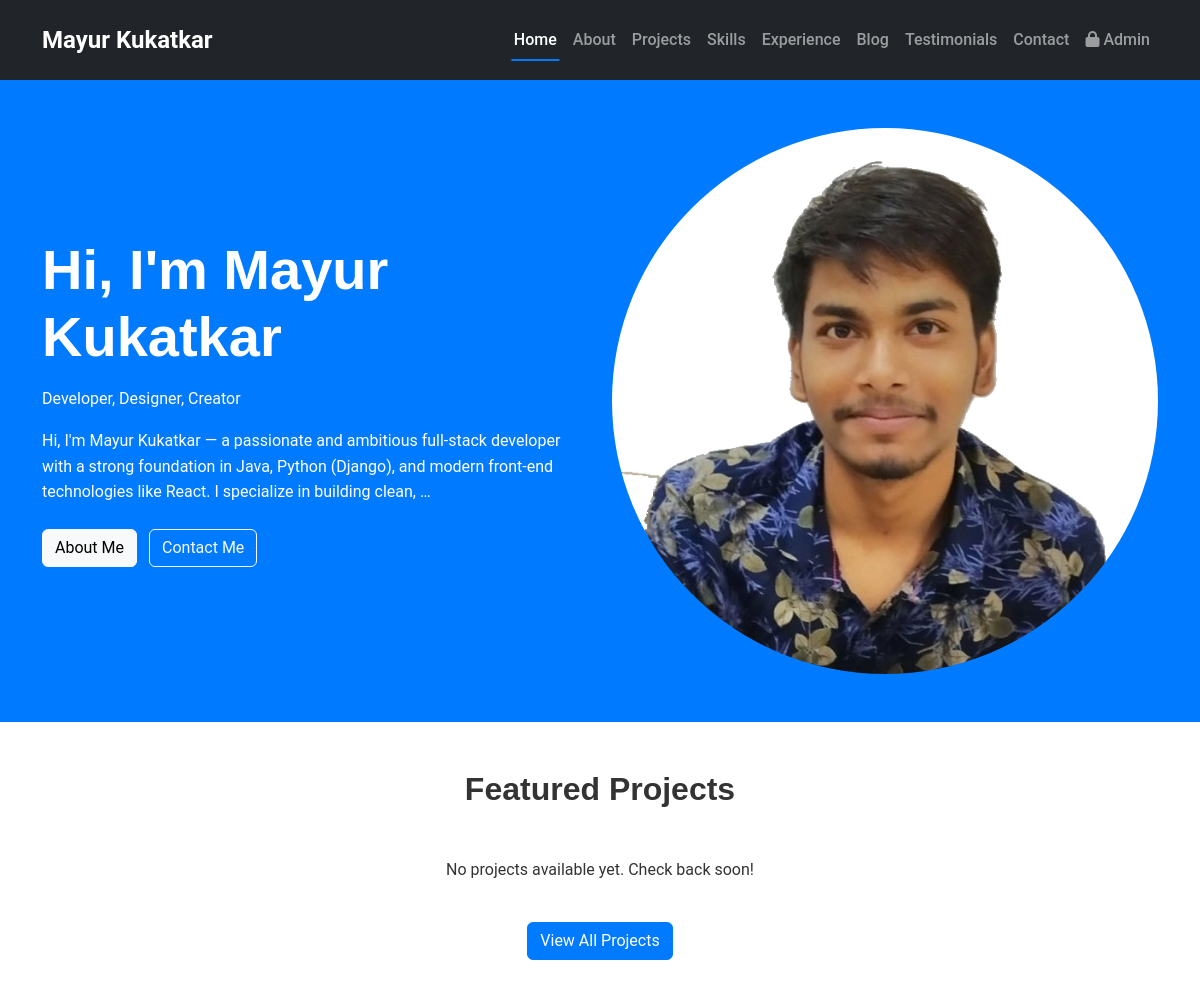
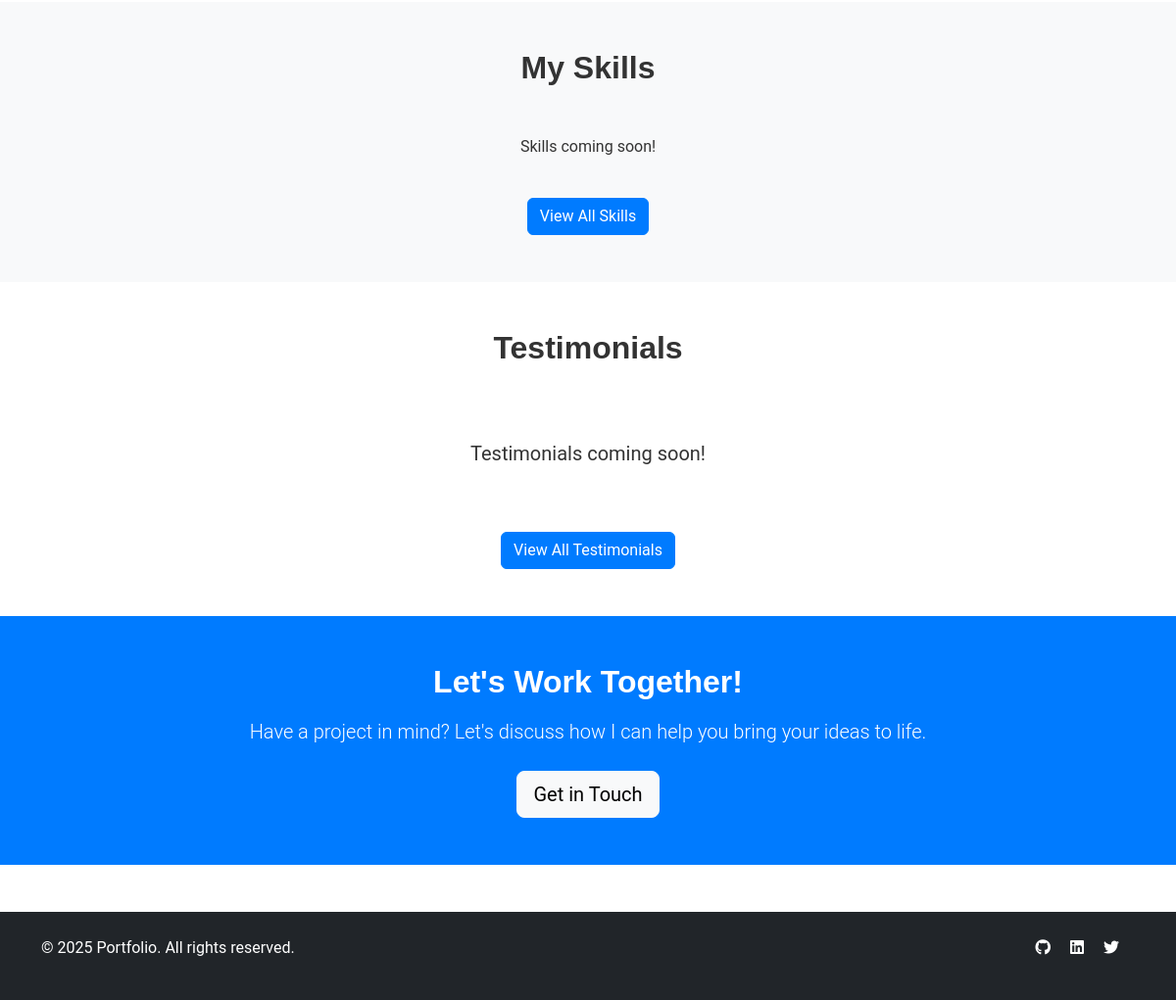
The page / on the database its author committed (2 pictures, top to bottom).
### portfolio_app/models.py (models this page shows, shortened)
class Profile(models.Model):
    name = models.CharField(max_length=100)
    bio = RichTextField()
    profile_image = models.ImageField(upload_to='profile/')
    resume = models.FileField(upload_to='resumes/')
    contact_email = models.EmailField()
    phone = models.CharField(max_length=20)
    address = models.CharField(max_length=255)

### portfolio_app/views.py (the view)
# urls.py: path('', views.home, name='home'),
def home(request):
    context = get_global_context()
    context.update({
        'projects': Project.objects.all()[:3],  # Latest 3 projects
        'skills': Skill.objects.all()[:6],      # Top 6 skills
        'testimonials': Testimonial.objects.all()[:3],  # Latest 3 testimonials
    })
    return render(request, 'portfolio_app/home.html', context)

### portfolio_app/views.py (called while the page is built)
def get_global_context():
    try:
        global_settings = GlobalSetting.objects.first()
    except GlobalSetting.DoesNotExist:
        global_settings = None
    try:
        profile = Profile.objects.first()
    except Profile.DoesNotExist:
        profile = None
    return {
        'global_settings': global_settings,
        'profile': profile,
    }

### templates/portfolio_app/home.html (shortened to what this page needs)
{% extends 'portfolio_app/base.html' %}
{% block content %}
<section class="hero bg-primary text-white py-5">
    <div class="container">
        <div class="row align-items-center">
            <div class="col-md-6">
                {% if profile %}
                <h1 class="display-4 fw-bold">Hi, I'm {{ profile.name }}</h1>
                <div class="animated-text my-3">
                    <span class="text-rotate">Developer, Designer, Creator</span>
                </div>
                <p class="lead">{{ profile.bio|safe|truncatewords_html:30 }}</p>
                <div class="mt-4">
                    <a href="{% url 'portfolio:about' %}" class="btn btn-light me-2">About Me</a>
                    <a href="{% url 'portfolio:contact' %}" class="btn btn-outline-light">Contact Me</a>
                </div>
                {% endif %}
            </div>
            <div class="col-md-6 text-center">
                {% if profile and profile.profile_image %}
                <img src="{{ profile.profile_image.url }}" alt="{{ profile.name }}" class="img-fluid rounded-circle hero-image">
                {% else %}
                <img src="/static/images/profile-placeholder.jpg" alt="Profile" class="img-fluid rounded-circle hero-image">
                {% endif %}
            </div>
        </div>
    </div>
</section>
<section class="py-5">
    <div class="container">
        <h2 class="text-center mb-5">Featured Projects</h2>
        <div class="row">
            {% if projects %}
            {% for project in projects %}
            <div class="col-md-4 mb-4">
                <div class="card h-100 shadow-sm">
                    {% if project.image %}
                    <img src="{{ project.image.url }}" class="card-img-top" alt="{{ project.title }}">
                    {% else %}
                    <img src="/static/images/project-placeholder.jpg" class="card-img-top" alt="{{ project.title }}">
                    {% endif %}
                    <div class="card-body">
                        <h5 class="card-title">{{ project.title }}</h5>
                        <p class="card-text">{{ project.description|safe|truncatewords_html:15 }}</p>
                        <div class="d-flex justify-content-between align-items-center">
                            <div class="btn-group">
                                <a href="{% url 'portfolio:project_detail' project.id %}" class="btn btn-sm btn-outline-primary">View Details</a>
                                {% if project.github_link %}
                                <a href="{{ project.github_link }}" target="_blank" class="btn btn-sm btn-outline-secondary">GitHub</a>
                                {% endif %}
                                {% if project.live_link %}
                                <a href="{{ project.live_link }}" target="_blank" class="btn btn-sm btn-outline-success">Live Demo</a>
                                {% endif %}
                            </div>
                        </div>
                    </div>
                </div>
            </div>
            {% endfor %}
            {% else %}
            <div class="col-12 text-center">
                <p>No projects available yet. Check back soon!</p>
            </div>
            {% endif %}
        </div>
        <div class="text-center mt-4">
            <a href="{% url 'portfolio:projects' %}" class="btn btn-primary">View All Projects</a>
        </div>
    </div>
</section>
<section class="py-5 bg-light">
    <div class="container">
        <h2 class="text-center mb-5">My Skills</h2>
        <div class="row">
            {% if skills %}
            {% for skill in skills %}
            <div class="col-md-4 col-lg-2 mb-4 text-center">
                <div class="skill-item p-3 bg-white rounded shadow-sm">
                    {% if skill.icon %}
                    <img src="{{ skill.icon.url }}" alt="{{ skill.name }}" class="skill-icon mb-3">
                    {% else %}
                    <i class="fas fa-code skill-icon mb-3"></i>
                    {% endif %}
                    <h5>{{ skill.name }}</h5>
                    <div class="progress">
                        <div class="progress-bar" role="progressbar" style="width: {{ skill.level }}%" aria-valuenow="{{ skill.level }}" aria-valuemin="0" aria-valuemax="100"></div>
                    </div>
                </div>
            </div>
            {% endfor %}
            {% else %}
            <div class="col-12 text-center">
                <p>Skills coming soon!</p>
            </div>
            {% endif %}
        </div>
        <div class="text-center mt-4">
            <a href="{% url 'portfolio:skills' %}" class="btn btn-primary">View All Skills</a>
        </div>
    </div>
</section>
<section class="py-5">
    <div class="container">
        <h2 class="text-center mb-5">Testimonials</h2>
        <div id="testimonialCarousel" class="carousel slide" data-bs-ride="carousel">
            <div class="carousel-inner">
                {% if testimonials %}
                {% for testimonial in testimonials %}
                <div class="carousel-item {% if forloop.first %}active{% endif %}">
                    <div class="testimonial-item text-center p-4">
                        {% if testimonial.image %}
                        <img src="{{ testimonial.image.url }}" alt="{{ testimonial.name }}" class="rounded-circle mb-3" width="100">
                        {% else %}
                        <img src="/static/images/testimonial-placeholder.jpg" alt="{{ testimonial.name }}" class="rounded-circle mb-3" width="100">
                        {% endif %}
                        <blockquote class="blockquote">
                            <p>{{ testimonial.message|safe }}</p>
                            <footer class="blockquote-footer">{{ testimonial.name }} <cite title="Source Title">{{ testimonial.role }}</cite></footer>
                        </blockquote>
                    </div>
                </div>
                {% endfor %}
                {% else %}
                <div class="carousel-item active">
                    <div class="testimonial-item text-center p-4">
                        <blockquote class="blockquote">
                            <p>Testimonials coming soon!</p>
                        </blockquote>
                    </div>
                </div>
                {% endif %}
            </div>
            <button class="carousel-control-prev" type="button" data-bs-target="#testimonialCarousel" data-bs-slide="prev">
                <span class="carousel-control-prev-icon" aria-hidden="true"></span>
            </button>
            <button class="carousel-control-next" type="button" data-bs-target="#testimonialCarousel" data-bs-slide="next">
                <span class="carousel-control-next-icon" aria-hidden="true"></span>
            </button>
        </div>
        <div class="text-center mt-4">
            <a href="{% url 'portfolio:testimonials' %}" class="btn btn-primary">View All Testimonials</a>
        </div>
    </div>
</section>
<section class="py-5 bg-primary text-white text-center">
    <div class="container">
        <h2 class="mb-3">Let's Work Together!</h2>
        <p class="lead mb-4">Have a project in mind? Let's discuss how I can help you bring your ideas to life.</p>
        <a href="{% url 'portfolio:contact' %}" class="btn btn-light btn-lg">Get in Touch</a>
    </div>
</section>
{% endblock %}

### templates/portfolio_app/base.html (shortened to what this page needs)
<!DOCTYPE html>
<html lang="en">
<head>
    <link href="https://cdn.jsdelivr.net/npm/bootstrap@5.3.0/dist/css/bootstrap.min.css" rel="stylesheet">
    <link rel="stylesheet" href="https://cdnjs.cloudflare.com/ajax/libs/font-awesome/6.4.0/css/all.min.css">
    <link rel="stylesheet" href="/static/css/style.css">
</head>
<body>
    <nav class="navbar navbar-expand-lg navbar-dark bg-dark sticky-top">
        <div class="container">
            {% if profile %}
            <a class="navbar-brand" href="{% url 'portfolio:home' %}">{{ profile.name }}</a>
            {% else %}
            <a class="navbar-brand" href="{% url 'portfolio:home' %}">Portfolio</a>
            {% endif %}
            <div class="collapse navbar-collapse" id="navbarNav">
                <ul class="navbar-nav ms-auto">
                    <li class="nav-item">
                        <a class="nav-link {% if request.path == '/' %}active{% endif %}" href="{% url 'portfolio:home' %}">Home</a>
                    </li>
                    <li class="nav-item">
                        <a class="nav-link {% if 'about' in request.path %}active{% endif %}" href="{% url 'portfolio:about' %}">About</a>
                    </li>
                    <li class="nav-item">
                        <a class="nav-link {% if 'projects' in request.path %}active{% endif %}" href="{% url 'portfolio:projects' %}">Projects</a>
                    </li>
                    <li class="nav-item">
                        <a class="nav-link {% if 'skills' in request.path %}active{% endif %}" href="{% url 'portfolio:skills' %}">Skills</a>
                    </li>
                    <li class="nav-item">
                        <a class="nav-link {% if 'experience' in request.path %}active{% endif %}" href="{% url 'portfolio:experience' %}">Experience</a>
                    </li>
                    <li class="nav-item">
                        <a class="nav-link {% if 'blog' in request.path %}active{% endif %}" href="{% url 'portfolio:blog' %}">Blog</a>
                    </li>
                    <li class="nav-item">
                        <a class="nav-link {% if 'testimonials' in request.path %}active{% endif %}" href="{% url 'portfolio:testimonials' %}">Testimonials</a>
                    </li>
                    <li class="nav-item">
                        <a class="nav-link {% if 'contact' in request.path %}active{% endif %}" href="{% url 'portfolio:contact' %}">Contact</a>
                    </li>
                    <li class="nav-item">
                        <a class="nav-link" href="/admin/" target="_blank"><i class="fas fa-lock"></i> Admin</a>
                    </li>
                </ul>
            </div>
        </div>
    </nav>
    <main>
        {% block content %}{% endblock %}
    </main>
    <footer class="bg-dark text-white py-4 mt-5">
        <div class="container">
            <div class="row">
                <div class="col-md-6">
                    {% if global_settings %}
                    <p>{{ global_settings.footer_text }}</p>
                    {% else %}
                    <p>&copy; {% now "Y" %} Portfolio. All rights reserved.</p>
                    {% endif %}
                </div>
                <div class="col-md-6 text-md-end">
                    {% if global_settings and global_settings.social_links %}
                    <div class="social-links">
                        {% for platform, url in global_settings.social_links.items %}
                        <a href="{{ url }}" class="text-white me-3" target="_blank">
                            <i class="fab fa-{{ platform }}"></i>
                        </a>
                        {% endfor %}
                    </div>
                    {% else %}
                    <div class="social-links">
                        <a href="#" class="text-white me-3"><i class="fab fa-github"></i></a>
                        <a href="#" class="text-white me-3"><i class="fab fa-linkedin"></i></a>
                        <a href="#" class="text-white me-3"><i class="fab fa-twitter"></i></a>
                    </div>
                    {% endif %}
                </div>
            </div>
        </div>
    </footer>
</body>
</html>

### static/css/style.css (style rules this page uses)
body { font-family: 'Roboto', sans-serif; color: #333; line-height: 1.6; }
h1, h2, h3, h4, h5, h6 { font-family: 'Poppins', sans-serif; font-weight: 600; }
a { color: #007bff; transition: all 0.3s ease; }
.bg-primary { background-color: #007bff !important; }
.btn-primary { background-color: #007bff; border-color: #007bff; }
.navbar { padding: 1rem 0; transition: all 0.3s ease; }
.navbar-brand { font-weight: 700; font-size: 1.5rem; }
.navbar-nav .nav-link { font-weight: 500; padding: 0.5rem 1rem; position: relative; }
.navbar-nav .nav-link::after { content: ''; position: absolute; width: 0; height: 2px; background-color: #007bff; bottom: 0; left: 50%; transform: translateX(-50%); transition: width 0.3s ease; }
.navbar-nav .nav-link:hover::after, .navbar-nav .nav-link.active::after { width: 80%; }

### rows shown on the page
Profile: name "Mayur Kukatkar", bio "Hi, I'm Mayur Kukatkar — a passionate and ambitious full-stack developer with a strong foundation in Java, Python (Django), and modern front-end technologies like React. I specialize in building clean, …", profile_image (picture)
